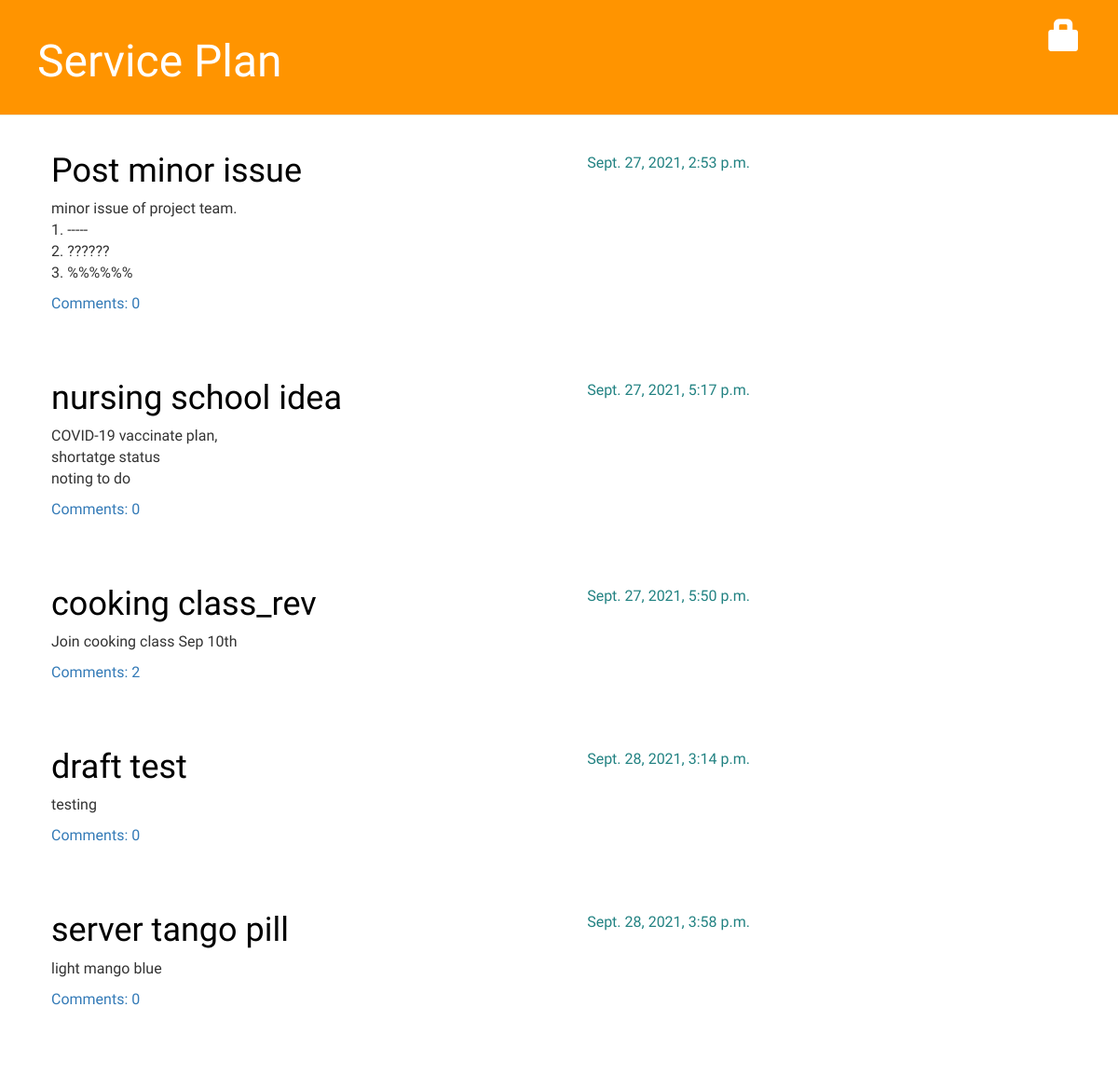
The page / on the database its author committed.
### blog/models.py (models this page shows, shortened)
class Post(models.Model):
    author = models.ForeignKey('auth.User', on_delete=models.CASCADE)
    title = models.CharField(max_length=200)
    text = models.TextField()
    create_date = models.DateTimeField(default=timezone.now)
    published_date = models.DateTimeField(blank=True, null=True)
    def approved_comments(self):
        return self.comments.filter(approved_comment=True)

### blog/views.py (the view)
# urls.py: path('', views.post_list, name='post_list'),
def post_list(request):
    posts = Post.objects.filter(published_date__lte=timezone.now()).order_by('published_date')
    return render(request, 'blog/post_list.html', {'posts': posts})

### blog/templates/blog/post_list.html (shortened to what this page needs)
{% extends 'blog/base.html' %}
{% load static %}
{% block content %}
    {% for post in posts %}
        <div class="post">
            <div class="date">
                {{ post.published_date }}
            </div>
            <h1><a href="{% url 'post_detail' pk=post.pk %}">{{ post.title }}</a></h1>
            <p>{{ post.text|linebreaks }}</p>
            <a href="{% url 'post_detail' pk=post.pk %}">Comments: {{ post.approved_comments.count }}</a>
        </div>
    {% endfor %}
{% endblock content %}

### blog/static/css/blog.css (style rules this page uses)
h1, h2, h3, h4 { font-family: 'Oswald', sans-serif; }
.date { float: right; color: #228282; }
.post { font-family: 'Oswald', sans-serif; font-size: 12pt; margin-bottom: 70px; }
.post h1 a, .post h1 a:visited { color: #000000; }

### rows shown on the page
Post: published_date "Sept. 27, 2021, 2:53 p.m.", title "Post minor issue", text "minor issue of project team. 1. ----- 2. ?????? 3. %%%%%%", approved_comments.count "0"
Post: published_date "Sept. 27, 2021, 5:17 p.m.", title "nursing school idea", text "COVID-19 vaccinate plan, shortatge status noting to do", approved_comments.count "0"
Post: published_date "Sept. 27, 2021, 5:50 p.m.", title "cooking class_rev", text "Join cooking class Sep 10th", approved_comments.count "2"
Post: published_date "Sept. 28, 2021, 3:14 p.m.", title "draft test", text "testing", approved_comments.count "0"
Post: published_date "Sept. 28, 2021, 3:58 p.m.", title "server tango pill", text "light mango blue", approved_comments.count "0"
